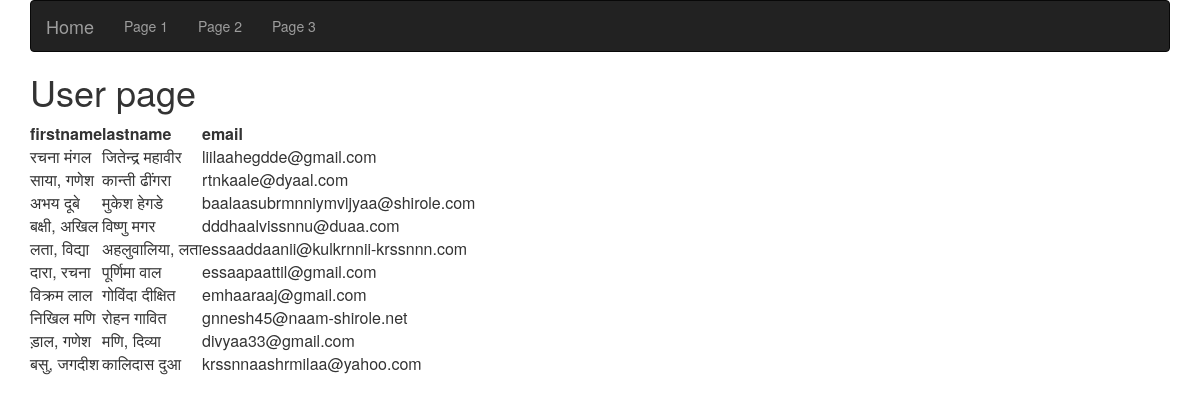
The page /user/ on the database its author committed.
### task1/models.py (models this page shows)
class userdb(models.Model):
    firstname=models.CharField(max_length=50)
    lastname=models.CharField(max_length=50)
    email=models.CharField(max_length=100)

### task1/views.py (the view)
# urls.py: url(r'^user/',views.userfun),
def userfun(request):
    users=userdb.objects.all()
    userdict={'usersm':users}
    return render(request,'user.html',context=userdict)

### template/user.html (shortened to what this page needs)
<html>
<head>
  <link rel="stylesheet" href="https://maxcdn.bootstrapcdn.com/bootstrap/3.3.7/css/bootstrap.min.css">
</head>
<body>
  <div class="container">
<nav class="navbar navbar-inverse">
    <ul class="nav navbar-nav">
      <li><a class="navbar-brand" href="#">Home</a></li>
      <li><a class="navbar-link" href="#">Page 1</a></li>
      <li><a class="navbar-link" href="#">Page 2</a></li>
      <li><a class="navbar-link" href="#">Page 3</a></li>
    </ul>
</nav>
<h1>User page</h1>
<table>
<thead>
<th>firstname </th>
<th>lastname </th>
<th>email</th>
</thead>
{% for acc in usersm %}
<tr>
<td>{{acc.firstname }}</td>
<td>{{acc.lastname }}</td>
<td>{{acc.email}}</td>
</tr>
{% endfor %}
</table>
</div>
</body>
</html>

### rows shown on the page
userdb: firstname "रचना मंगल", lastname "जितेन्द्र महावीर", email "liilaahegdde@gmail.com"
userdb: firstname "साया, गणेश", lastname "कान्ती ढींगरा", email "rtnkaale@dyaal.com"
userdb: firstname "अभय दूबे", lastname "मुकेश हेगडे", email "baalaasubrmnniymvijyaa@shirole.com"
userdb: firstname "बक्षी, अखिल", lastname "विष्णु मगर", email "dddhaalvissnnu@duaa.com"
userdb: firstname "लता, विद्या", lastname "अहलुवालिया, लता", email "essaaddaanii@kulkrnnii-krssnnn.com"
userdb: firstname "दारा, रचना", lastname "पूर्णिमा वाल", email "essaapaattil@gmail.com"
userdb: firstname "विक्रम लाल", lastname "गोविंदा दीक्षित", email "emhaaraaj@gmail.com"
userdb: firstname "निखिल मणि", lastname "रोहन गावित", email "gnnesh45@naam-shirole.net"
userdb: firstname "ड़ाल, गणेश", lastname "मणि, दिव्या", email "divyaa33@gmail.com"
userdb: firstname "बसु, जगदीश", lastname "कालिदास दुआ", email "krssnnaashrmilaa@yahoo.com"
